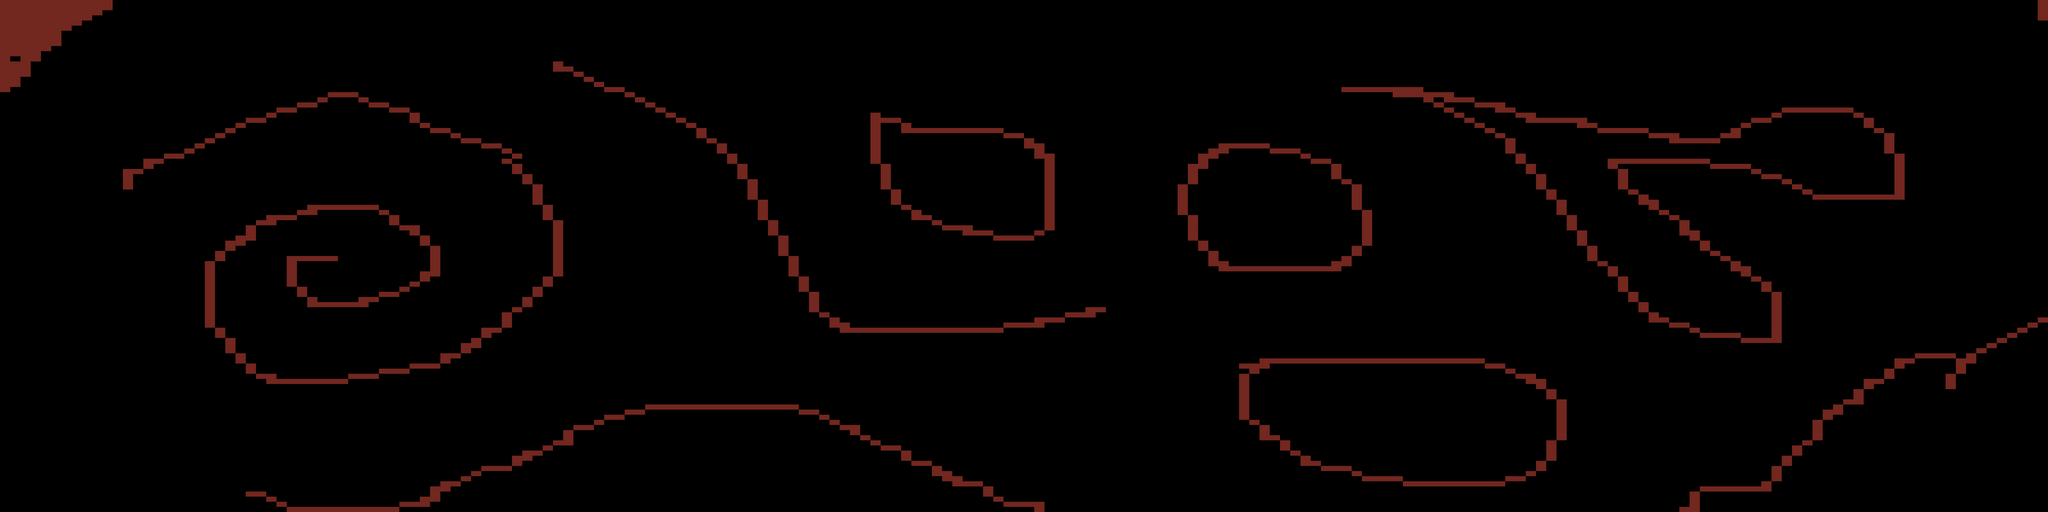

Below is a game level as drawn by its tile map, then a one-line description and the .tmx that defines it (tile-layer data replaced by summaries):
An orthogonal 200x100 tile map with 64x32 px tiles, 1 tile layer (block), 1 hidden layer not drawn, 2 tilesets.

<map version="1.0" orientation="orthogonal" width="200" height="100" tilewidth="64" tileheight="32">
 <tileset firstgid="1" name="background" tilewidth="64" tileheight="32">
  <image source="1.png" width="128" height="64" />
 </tileset>
 <tileset firstgid="5" name="block" tilewidth="64" tileheight="32">
  <image source="../0/1.png" width="64" height="64" />
 </tileset>
 <layer name="background" width="200" height="100" visible="0">
  <data>[20000 cells, 19980 non-empty, 4 distinct tile ids]</data>
 </layer>
 <layer name="block" width="200" height="100">
  <data>[20000 cells, 960 non-empty, 1 distinct tile ids]</data>
 </layer>
</map>